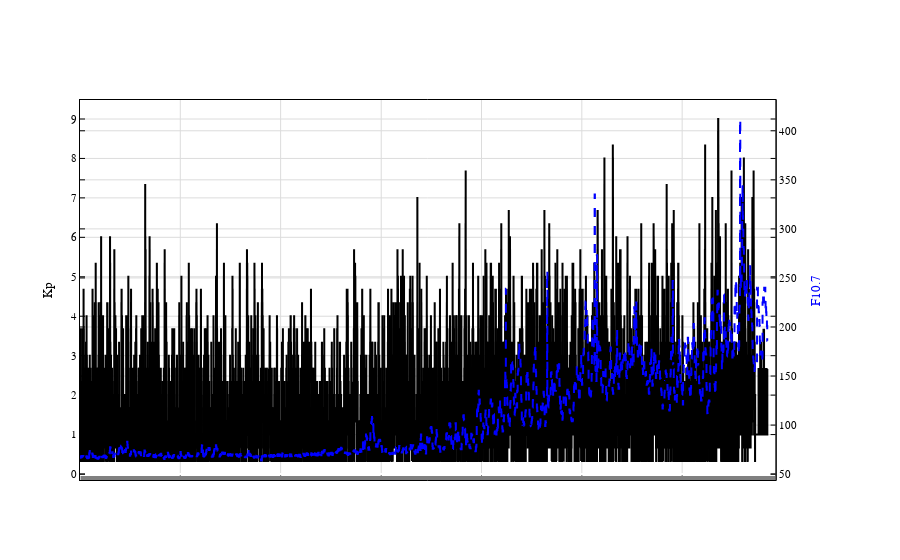

The cell this chart's notebook holds for it:
### Code cell
%load_ext autoreload
%autoreload 2
from pygeodyn.pygeodyn_plot_scalingfactors import *



fig = make_subplots(rows=1, cols=1, 
                    specs=[[{"secondary_y": True}]],
                   shared_xaxes=True,
                   vertical_spacing=0.02)


fig.add_trace(go.Scatter(x=dateS,
                           y=fluxS,
                           name= 'F107d_1AU',
                           mode='lines',
                           opacity=1,
                           line = dict(shape = 'hvh',dash='dash', color = 'blue', width=2),
                           showlegend=False),
                           secondary_y=True,row=1, col=1)

fig.add_trace(go.Scatter(x=dateKP8,
                           y=fluxKP8,
                           name= 'Kp',
                           mode='lines',
                           opacity=1,
                           line = dict(shape = 'hvh', color = 'black', width=2),
                           showlegend=False),
                           secondary_y=False,row=1, col=1) 


### UPDATE AXES 
fig.update_yaxes(title_text="Kp", 
                 exponentformat= 'power',
#                  range=[0,7],
                 secondary_y=False,
                 row=1, col=1)
fig.update_yaxes(title_text="F10.7", 
                 exponentformat= 'power',
#                  range=[20,90],
                 secondary_y=True,
                 tickfont=dict(color="blue"),
                 titlefont=dict(color="blue"),
                 row=1, col=1)
################################################################################

### SYLIZE LEGEND 
font_dict=dict(family='Arial',size=11,color='black')
## automate the specification of the axes for subplots
rownum, colnum = fig._get_subplot_rows_columns()
for i in rownum:
    if len(rownum)==1:
        L_ticklabel = False
    else:
        if i < len(rownum):
            L_ticklabel = False
        else:
            L_ticklabel = True
    fig.update_xaxes(### LINE at axis border
                      showline=True,
                      showticklabels=L_ticklabel,
#                       tickformat= '%m/%d',
                      linecolor='black',
                      linewidth=1,
                     ### Major ticks
                      ticks='inside',
                      tickfont=font_dict,
                      mirror=True,
#                       tickwidth=2,
#                       ticklen=9,
                      tickcolor='grey',
#                       tick0="2018-11-9" ,
#                       dtick=86400000.0*1,    # milliseconds in a day, every 7 days
                      #### Minor Ticks
                       minor=dict(
                         dtick=86400000.0, # milliseconds in a day
                         tickwidth=1,
                         ticklen=4,
                         tickcolor='grey',
                         ticks='inside'),
                      ### GRID
                       gridcolor='gainsboro',
                       gridwidth=1,
                       layer='above traces',
                       tickangle=0,
                       row=i, col=1)
    fig.update_yaxes(showline=True,      # add line at x=0
                         showticklabels=True,
                         linecolor='black',  # line color
                         linewidth=1,        # line size
                     ticks='inside',     # ticks outside axis
                     tickfont=font_dict, # tick label font
                     mirror='allticks',  # add ticks to top/right axes
                     tickwidth=1,      # tick width
                     tickcolor='black',  # tick color
                     gridcolor='gainsboro',
                     gridwidth=1,
                     layer='above traces',
                     row=i, col=1)


fig.update_annotations(font_size=16)  # Increase size of subplot title
# fig.show(config=config)
fig.update_layout(#title=f"ICESat2 {scale_cadence}-hr Scaled Model Rho vs GRACE-FO Rho, Norm 500km",
                  autosize=True,
                  legend= {'itemsizing': 'trace'},
                  font=font_dict, plot_bgcolor='white', 
                 )

fig.show(config= dict({
                'displayModeBar': False,
                'responsive': True,
                'staticPlot': False,
                'displaylogo': False,
                'showTips': False,
                }),
#          renderer='jpg',
)

### Figure 1 — Plotly figure (JSON) as saved in the notebook; plotly's stock layout.template omitted (floating-point values rounded to 4 significant figures; data arrays with more than 128 entries replaced by an {"elided": "..."} marker saying what was removed)
{"data": [{"line": {"color": "blue", "dash": "dash", "shape": "hvh", "width": 2}, "mode": "lines", "name": "F107d_1AU", "opacity": 1, "showlegend": false, "type": "scatter", "x": {"elided": "2988 str values"}, "xaxis": "x", "y": {"elided": "2988 float values"}, "yaxis": "y2"}, {"line": {"color": "black", "shape": "hvh", "width": 2}, "mode": "lines", "name": "Kp", "opacity": 1, "showlegend": false, "type": "scatter", "x": {"elided": "20208 str values"}, "xaxis": "x", "y": {"elided": "20208 float values"}, "yaxis": "y"}], "layout": {"autosize": true, "font": {"color": "black", "family": "Arial", "size": 11}, "legend": {"itemsizing": "trace"}, "plot_bgcolor": "white", "xaxis": {"anchor": "y", "domain": [0, 0.94], "gridcolor": "gainsboro", "gridwidth": 1, "layer": "above traces", "linecolor": "black", "linewidth": 1, "minor": {"dtick": 86400000, "tickcolor": "grey", "ticklen": 4, "ticks": "inside", "tickwidth": 1}, "mirror": true, "showline": true, "showticklabels": false, "tickangle": 0, "tickcolor": "grey", "tickfont": {"color": "black", "family": "Arial", "size": 11}, "ticks": "inside"}, "yaxis": {"anchor": "x", "domain": [0, 1], "exponentformat": "power", "gridcolor": "gainsboro", "gridwidth": 1, "layer": "above traces", "linecolor": "black", "linewidth": 1, "mirror": "allticks", "showline": true, "showticklabels": true, "tickcolor": "black", "tickfont": {"color": "black", "family": "Arial", "size": 11}, "ticks": "inside", "tickwidth": 1, "title": {"text": "Kp"}}, "yaxis2": {"anchor": "x", "exponentformat": "power", "gridcolor": "gainsboro", "gridwidth": 1, "layer": "above traces", "linecolor": "black", "linewidth": 1, "mirror": "allticks", "overlaying": "y", "showline": true, "showticklabels": true, "side": "right", "tickcolor": "black", "tickfont": {"color": "black", "family": "Arial", "size": 11}, "ticks": "inside", "tickwidth": 1, "title": {"font": {"color": "blue"}, "text": "F10.7"}}}}
